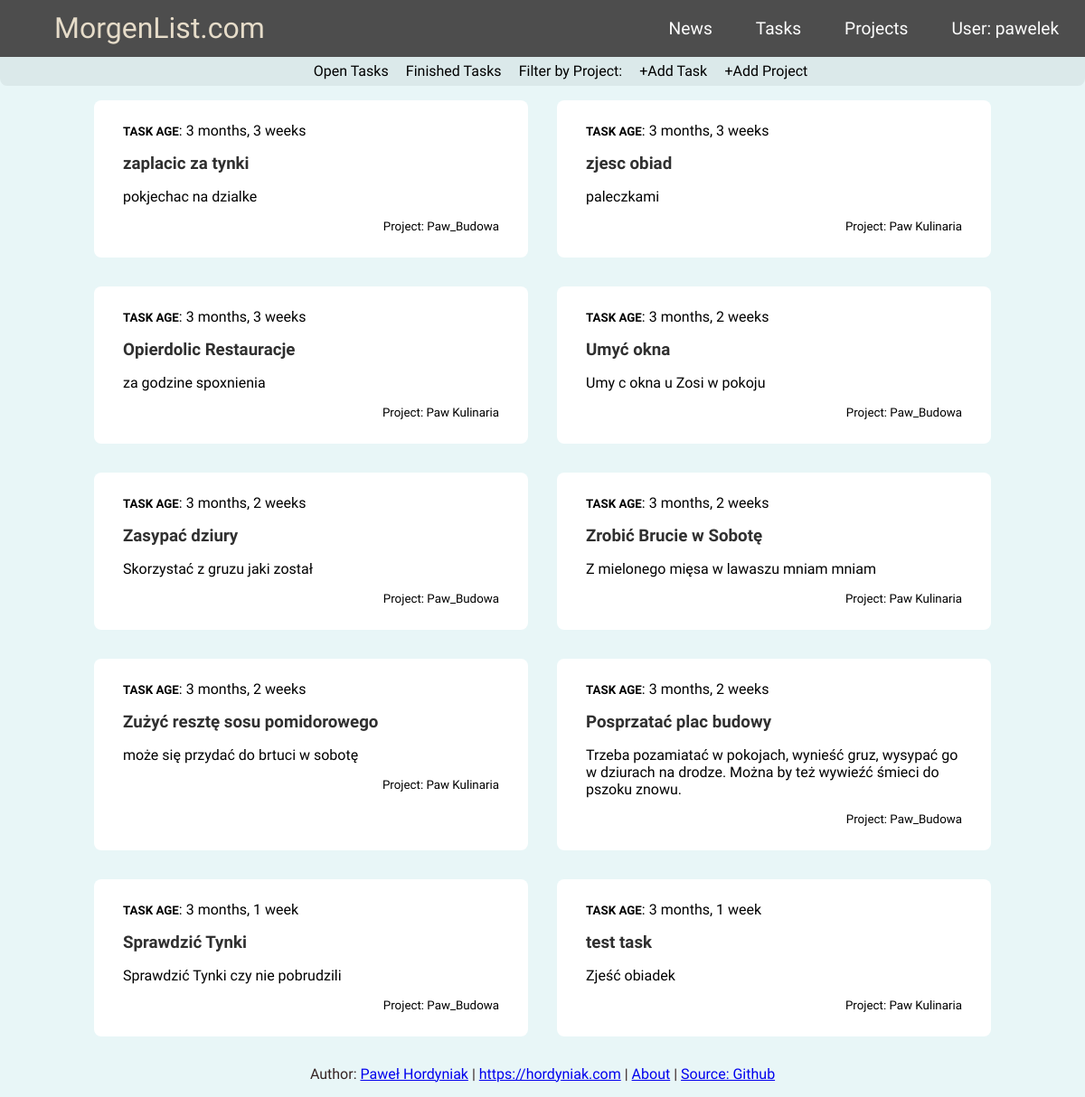
Page / (signed in) on the earlier database version.
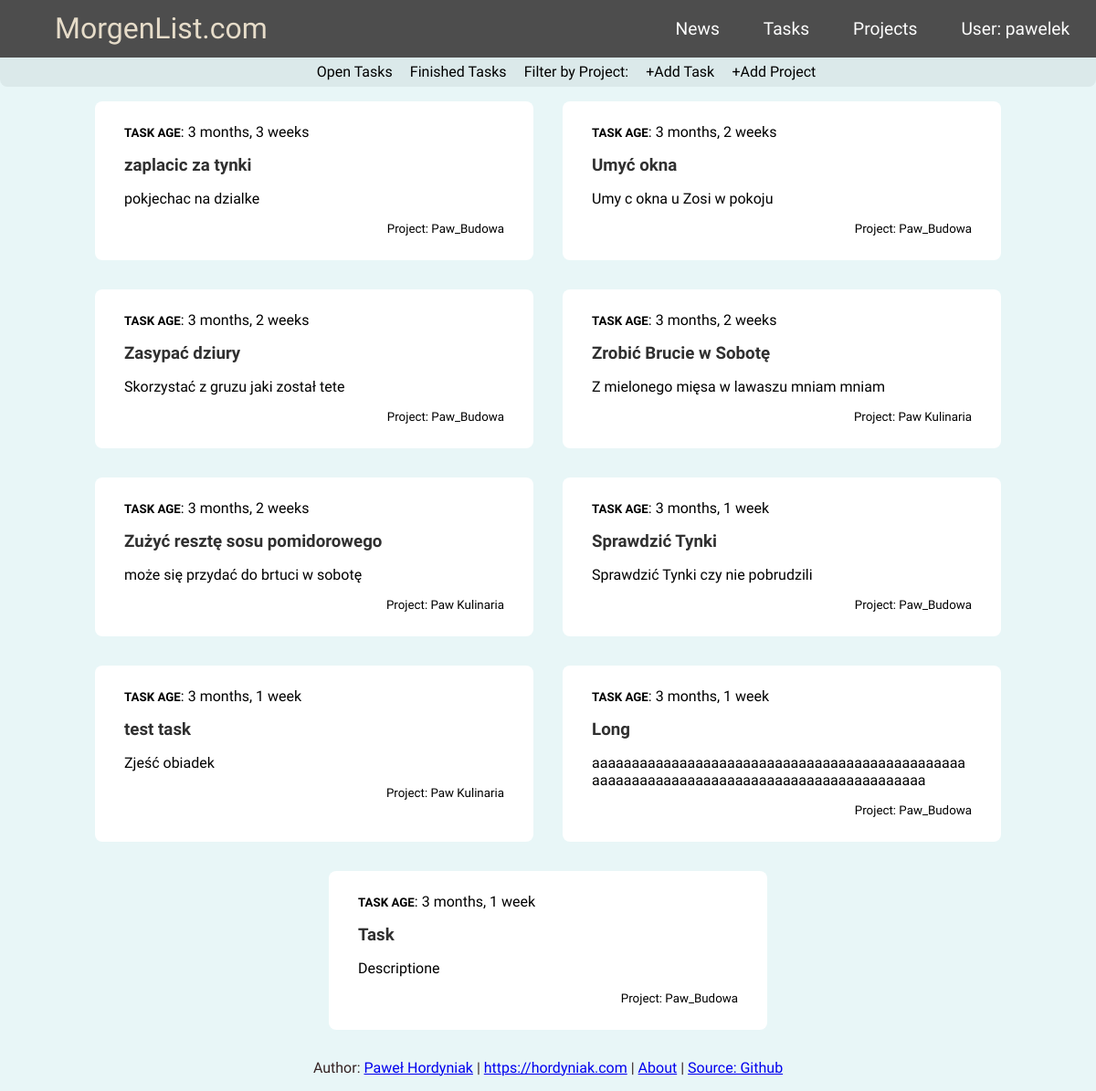
Same page on the later database version.
### tasktrack/models.py (models this page shows, shortened)
class Task(models.Model):
    author = models.ForeignKey('auth.User', on_delete=models.CASCADE)
    project = models.ForeignKey('tasktrack.Project', related_name='tasks', null=True, on_delete=models.CASCADE)
    title = models.CharField(max_length=64, unique=True)
    updated_on = models.DateTimeField(auto_now = True)
    description = models.TextField(max_length=512)
    created_on = DateTimeField(auto_now_add=True)
    deadline_in = DateTimeField(null=True)
    status = models.IntegerField(choices=STATUS, default = 0)
    class Meta:
        ordering = ['created_on']
    def is_week_old(self):
        if self.deadline_in is not None:
            days_to_deadline = (self.deadline_in - timezone.now()).days
            print(self, days_to_deadline)
            return 0 > days_to_deadline
        else:
            return False

class Project(models.Model):
    owner = models.ForeignKey('auth.User', on_delete=models.CASCADE)
    title = models.CharField(max_length=24, unique=True)
    status = models.IntegerField(choices=STATUS, default = 0)
    def __str__(self) -> str:
        return self.title

### tasktrack/views.py (the view)
# urls.py: path('', views.TaskList.as_view(), name='task_list'),
class TaskList(LoginRequiredMixin, generic.ListView):
    login_url = '/login/'
    model = Task
    context_object_name = 'task_list'
    template_name = "task_list.html"
    def get_context_data(self, **kwargs):
        context = super().get_context_data(**kwargs)
        context['task_list'] = context['task_list'].filter(author=self.request.user)
        context['task_list'] = context['task_list'].filter(status=0).order_by('created_on')
        context['projects'] = Project.objects.filter(owner=self.request.user)
        context['current_date'] = datetime.datetime.now()
        return context

### tasktrack/templates/task_list.html (shortened to what this page needs)
{% extends "base.html" %}
{% block content %}
<nav class="sub-navbar">
    <ul class="nav-links">
        <li class="sub-nav-link"><a href="{% url 'task_list' %}">Open Tasks</a></li>
        <li class="sub-nav-link"><a href="{% url 'task_done' %}">Finished Tasks</a></li>
        <li class="sub-nav-link"> <div class="dropdown">
            <a href='#' class="drop-btn">Filter by Project:</a>
          </div> </li>
          <li class="sub-nav-link"><a href="{% url 'create_task' %}">+Add Task</a></li>
          <li class="sub-nav-link"><a href="{% url 'create_project' %}">+Add Project</a></li>
    </ul>
</nav>
<div class='taskfield'>
{% if project %}
    {% for task in project.tasks.all %}
        {% if task.status == 0 %}
            {% if task.is_week_old %}
                <div class="task old">
            {% else %}
                <div class="task">
            {% endif %}
                <a href="{% url 'edit_task' pk=task.pk %}">
                <div class="container">
                    <p><b id='font_small'>TASK AGE</b>: {{ task.created_on|timesince }}</p>
                    <h3 class = "title">{{ task.title }}</h3>
                    <p>{{ task.description }}<br>
                        <div id="font_small" class='right_al'>Project: {{ task.project }}</div><br>
                </div> </a>
            </div>
        {% endif %}
    {% empty %}
    <p>List is empty</p>
    {% endfor %}
{% else %}
    {% for task in task_list %}
        {% if task.is_week_old and not task.status == 1 %}
            <div class = "task old">
        {% else %}
            {% if task.status == 0 %}
                <div class="task">
            {% else %}
                <div class="task finished">
            {% endif %}
        {% endif %}
            <a href="{% url 'edit_task' pk=task.pk %}">
            <div class="container">
                <p><b id='font_small'>TASK AGE</b>: {{ task.created_on|timesince }}</p>
                <h3 class = "title">{{ task.title }}</h3>
                <p>{{ task.description }}<br>
                <div id="font_small" class='right_al'>Project: {{ task.project }}</div><br>
            </div> </a>
        </div>
    {% empty %}
    <p>List is empty</p>
    {% endfor %}
{% endif %}
</div>
{% endblock %}

### tasktrack/templates/base.html (shortened to what this page needs)
<!DOCTYPE html>
{% load static %}
<html lang="en">
<head>
    <link rel="stylesheet" href="{% static 'css/base.css' %}">
</head>
<body>
    <nav class="MyNavbar">
        <a href="{% url 'task_list' %}" class="site-logo">MorgenList.com</a>
        <ul class="nav-links">
            <li class='nav-item'><a href="{% url 'devlog' %}">News</a></li>
            {% if request.user.is_authenticated %}
                <li class='nav-item'><a href="{% url 'task_list' %}">Tasks</a></li>
                <li class='nav-item'><a href="{% url 'project_list' %}">Projects</a></li>
                <li class='nav-item'><a href="{% url 'logout' %}">User: {{ request.user }}</a></li>
            {% else %}
                <li class='nav-item'><a href="{% url 'user_login' %}">Login</a></li>
            {% endif %}
        </ul>
    </nav>
    {% block content %}{% endblock content %}
    <p class="footer">Author: <a href="mailto:hordyniak@gmail.com">Paweł Hordyniak</a> | <a href="https://hordyniak.com">https://hordyniak.com</a> | <a href="{% url 'about' %}">About</a> | <a href="https://github.com/Pawel-9215/TaskManager">Source: Github</a></p>
</body>
</html>

### tasktrack/static/css/base.css (style rules this page uses)
body { margin: 0; font-family: 'Barlow Semi Condensed', sans-serif; color: rgb(53, 36, 36); background-color: #e8f6f7; }
.right_al { text-align: right; }
.taskfield { display: flex; flex-wrap: wrap; justify-content:center; width:fit-content; }
.site-logo { font-family: 'Odibee Sans', cursive; text-decoration: none; font-size:xx-large; color: #E6DCC9; margin: 0; padding: 0em; margin-left: 5%; }
#font_small { font-size: smaller; }
.task { box-shadow: none; transition: 0.1s; width: 22em; border-radius: 0.5em; background-color: #ffffff; margin: 1em; overflow-wrap: break-word; }
.task a:link { color: black; text-decoration: none; }
.container { padding: 0.5em 2em; text-decoration: none; }
.container h3 { padding: 0em; margin: 0em; }
.footer { text-align: center; }
ul { list-style-type: none; }
.nav-item a { display: inline-block; padding: 0.2em 1em; margin-right: 0.5em; text-decoration: none; color: #FDFDFD; font-size: larger; border-radius: 0.3em; }
.sub-nav-link a { display: inline-block; padding: 0.2em 0.4em; margin: 0em 0.2em; text-decoration: none; color: #000000; border-radius: 0.2em; }
.MyNavbar { display: flex; justify-content: space-between; background-color: #4D4D4D; align-items: center; transition: 50ms; height: 2.8em; overflow: hidden; }
.dropdown { position: relative; display: inline-block; }
.title { color: #303030; }
.sub-navbar { border-bottom-left-radius: 0.5em; border-bottom-right-radius: 0.5em; display: flex; justify-content: center; background-color: #DBE9EA; align-items: center; height: 2em; }
.nav-links { display: flex; }
@media all and (max-width: 1200px) { .MyNavbar { flex-wrap: wrap; height: auto; } }
@media all and (max-width: 1200px) { .task { min-width: 40%; max-width: 40%; } }

Differences in the rows shown:
no longer on this page (row edited): Task: created_on "3 months, 3 weeks", title "zjesc obiad", description "paleczkami", project "Paw Kulinaria"
no longer on this page (row edited): Task: created_on "3 months, 3 weeks", title "Opierdolic Restauracje", description "za godzine spoxnienia", project "Paw Kulinaria"
no longer on this page (row edited): Task: created_on "3 months, 2 weeks", title "Posprzatać plac budowy", description "Trzeba pozamiatać w pokojach, wynieść gruz, wysypać go w dziurach na drodze. Można by też wywieźć śmieci do pszoku znowu.", project "Paw_Budowa"
changed Task "Zasypać dziury": description "Skorzystać z gruzu jaki został" → "Skorzystać z gruzu jaki został tete"
added Task: created_on "3 months, 1 week", title "Long", description "aaaaaaaaaaaaaaaaaaaaaaaaaaaaaaaaaaaaaaaaaaaaaaaaaaaaaaaaaaaaaaaaaaaaaaaaaaaaaaaaaaaaaaaaa", project "Paw_Budowa"
added Task: created_on "3 months, 1 week", title "Task", description "Descriptione", project "Paw_Budowa"
